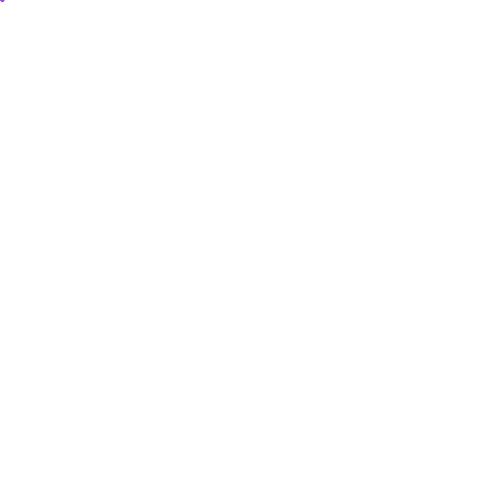
Frame 1 (no input)
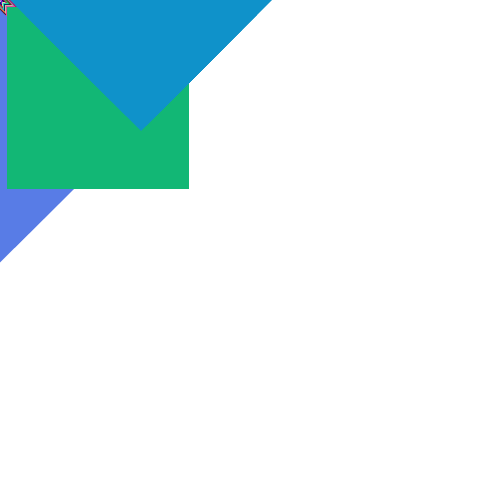
Frame 60 (the mouse pressed at the canvas centre just before this capture)
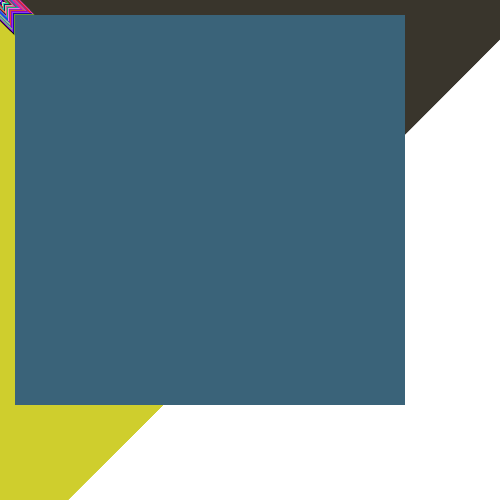
Frame 120 (the mouse held since frame 60 and released just before this capture)

The Processing sketch that drew these frames (run headless with seeded random() and noise(); from frame 60 on, the mouse is pressed at the canvas centre):

// Processing sketch: Rotate
// ── Rotate.pde
float angulo, escala;


void setup() {
  size (500, 500);
  background(255);
  //noFill();
  //stroke(255);
  //strokeWeight(escala);
  noStroke();
  angulo=0;
  smooth();
}

void draw() {
  //background(0);
  angulo+=45;
  escala+=0.005;
  //translate(250, 250);
  scale(escala);
  translate (0, 0);
  rotate (radians(-angulo));
  fill(random(255), random(255), random(255));
  //stroke(random(255), random(255), random(255));
  for (int i=0; i<width; i+=50) {
    for (int j=0; j<height; j+=50) {
      rectMode(CENTER);
      rect (i, j, i, j);
    }
  }

  //triangle(0, 0, 0, 150, 150, 150);

  // line(0, 0, escala*30, escala*30);
}

/*void mouseDragged() {
 translate(mouseX, mouseY);
 for (int angulo=0; angulo<360; angulo+=3) {
 
 
 rotate(radians(angulo));
 //rect(0, 0, 100, 100);
 line(0,0,100,100);
 }
 }*/

void keyPressed() {
  background(0);
}
